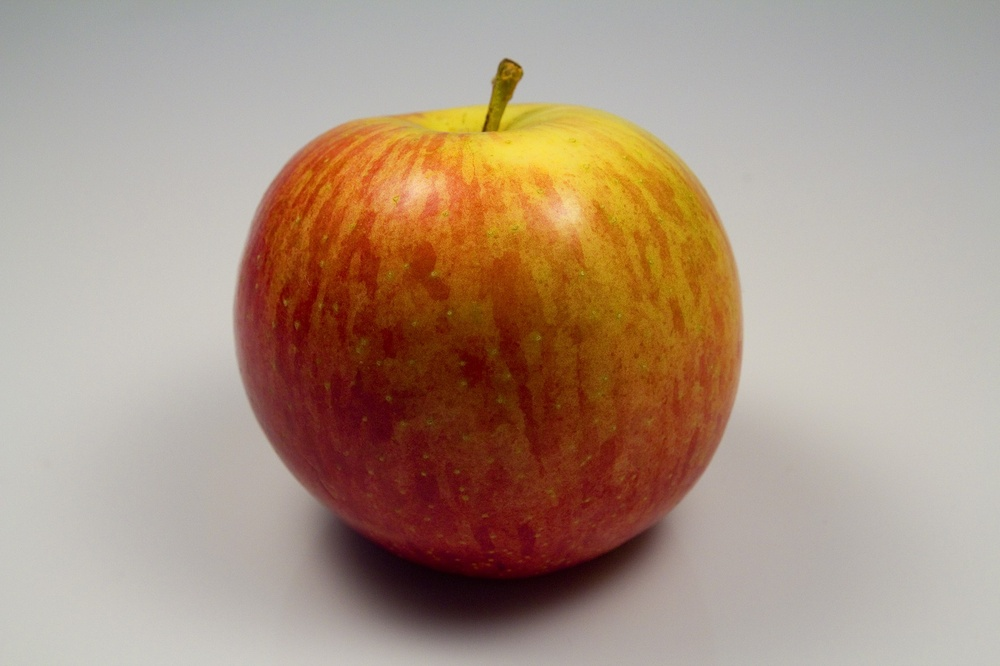
#> input picture ss.jpg, 1000 x 666 px, shrunk from 1772 x 1181 before the run
$ python Pratica_CG_IMAGE.py
#> lines starting #> are read from the running program, lines starting #| are printed output that depends on the picture; after the words box and inside, x2 and y2 are one past the last pixel; in counts of white or black regions, pixels touching at a corner belong together
"""Tons de cinza"""
from io import BytesIO
from PIL import Image
import requests
from IPython.display import display
import cv2

img = Image.open('ss.jpg')
#> img is the input picture: PIL image 1000x666 RGB; mean R, G, B 171.5, 147.9, 130.4
largura = img.size[0]
#> largura = 1000
altura = img.size[1]
#> altura = 666
print(largura)
#| 1000
print(altura)
#| 666

matrix_pixeis = img.load()
for i in range(largura):
    for j in range(altura):
        pixel = matrix_pixeis[i, j]
        R = pixel[0]
        G = pixel[1]
        B = pixel[2]
        R_F = float(R)
        B_F = float(B)
        G_F = float(G)
        M_F = R_F*0.3+G_F*0.59+B_F*0.11
        M_I = int(M_F)
        novo_pixel = (M_I,M_I,M_I,20)
        matrix_pixeis[i, j] = novo_pixel


for i in range(largura):
    for j in range(altura):
        pixel = matrix_pixeis[i, j]
        R = pixel[0]
        G = pixel[1]
        B = pixel[2]
        if R>120:
            novo_pixel = (0,0,0,20)
        else:
            novo_pixel = (255,255,255,20)
        matrix_pixeis[i, j] = novo_pixel

img.show()
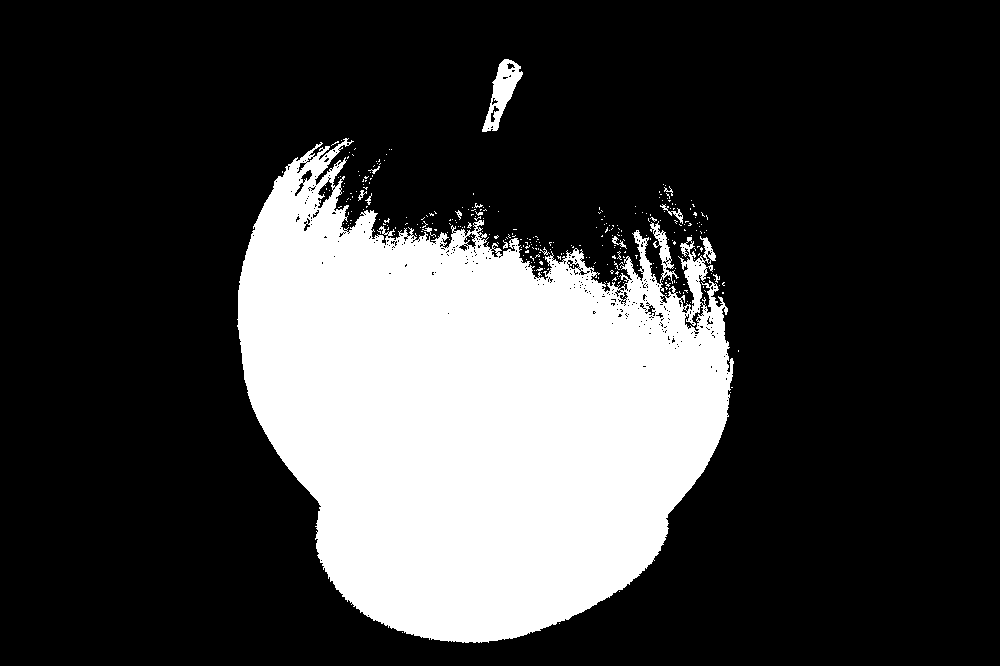
#> shown: PIL image 1000x666 RGB; 24.5% white; 311 white regions (298 under 20 px), largest, box (x1, y1, x2, y2) and area: (237, 138, 734, 643) 160722, (482, 59, 523, 132) 1228, (660, 204, 683, 224) 102


'''
# para grayscale
for i in range(largura):
    for j in range(altura):
        pixel = matrix_pixeis[i, j]
        if i == 0 and j ==0:
            print(type(pixel))
            print(pixel)

        R = pixel[0]
        G = pixel[1]
        B = pixel[2]
        R_F = float(R)
        B_F = float(B)
        G_F = float(G)
        #M = (R+G+B)//3
        M_F = R_F*0.3+G_F*0.59+B_F*0.11
        M_I = int(M_F)
        #M = (R+G+B)//3
        novo_pixel = (M_I,M_I,M_I,20)
        matrix_pixeis[i, j] = novo_pixel
'''

'''
for i in range(largura):
    for j in range(altura):
        pixel = matrix_pixeis[i, j]
        R = pixel[0]
        G = pixel[1]
        B = pixel[2]
        novo_pixel = (0,G,0)
        matrix_pixeis[i, j] = novo_pixel

for i in range(largura):
    for j in range(altura):
        pixel = matrix_pixeis[i, j]
        G = pixel[1]
        if G > 120:
            M_I = 255
        else:
            M_I = 0
        novo_pixel = (0,M_I,0)
        matrix_pixeis[i, j] = novo_pixel
img.show()
'''
